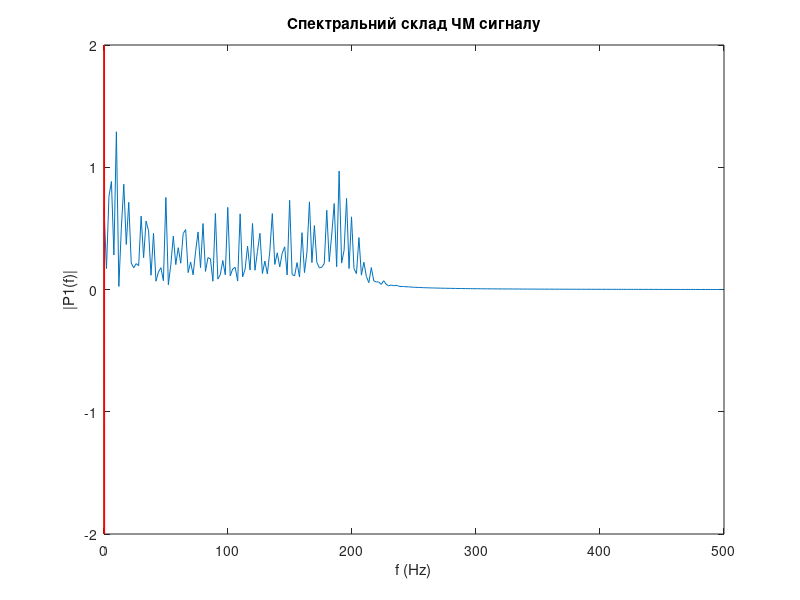
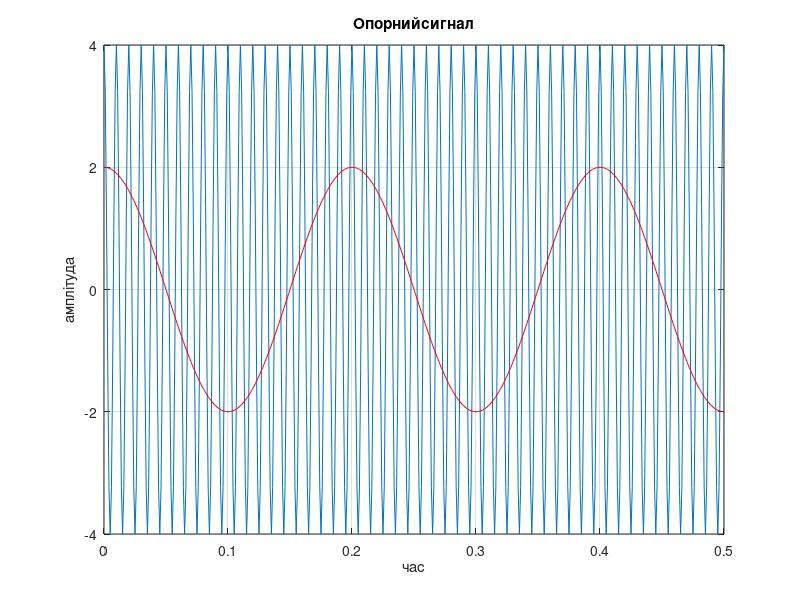
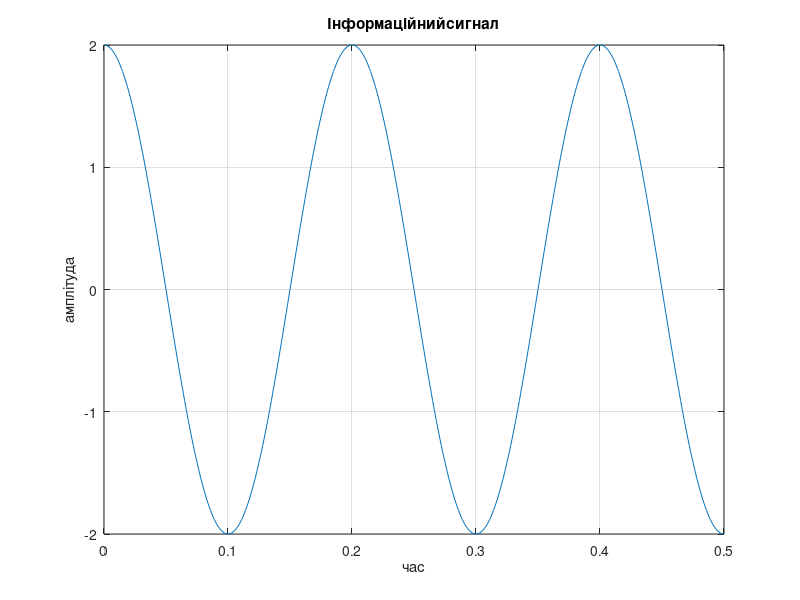
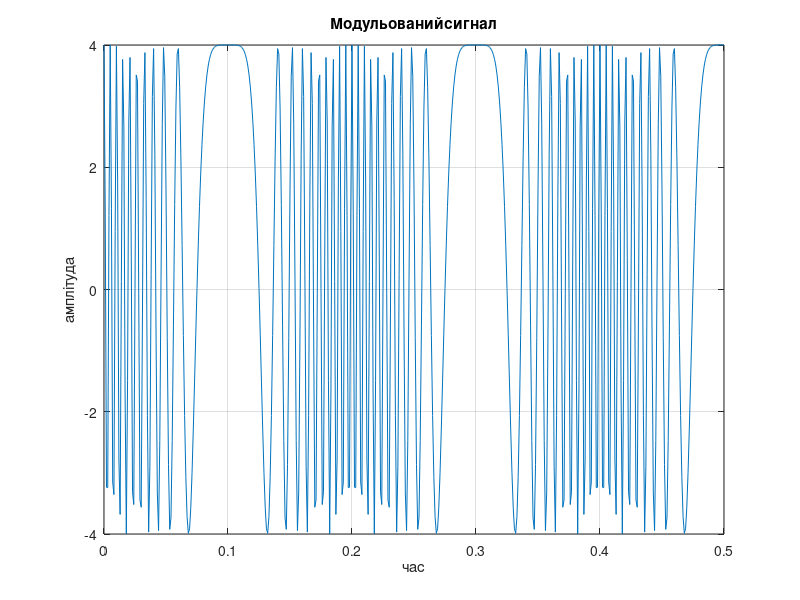

MATLAB code for these plots, in order:
clear all

dt=0.001;
t0=0;
tkinc=0.5;
U0=4; % [Вольт]- амплітуда опорного сигналу
Uinf=2; % [Вольт]- амплітуда інформаційного сигналу
beta=1; % [безрозмірна] - коефіцієнт частотної модуляції
F1inf=5;% частота інформаційного сигналу
fi1=0; %45; % [grad] - фаза інформаційного сигналу
F2op=10^2;% частота опорного сигналу
fi0=0; %10; % [grad] - фаза опорного сигналу

%Розрахунок
t=t0:dt:tkinc; %[c] - час передачі модульованого сигналу (частота опорного сигналу)
omega1=F1inf*2*pi; % [Герц] - частота інформаційного сигналу ; 
omega0=F2op*2*pi;% [Герц] - частота опорного сигналу
rad=pi/180;
St=U0*cos(omega0*t+fi0*rad); % опорний сигнал 
U1=Uinf*cos(omega1*t+fi1*rad); % інформаційний сигнал 
ModSignal=U0*cos(omega0*t+beta*omega0/omega1*sin(omega1*t+fi1*rad)); %модульований сигнал
Fs = 1/dt; %10000; % частота дискретизації
 T = 1/Fs;             % період дискретизації
 L = Fs*tkinc+1;  %100001;   % довжина сигналу
 t = (0:L-1)*T;        % часовий вектор
 Y = fft(ModSignal); % швидке перетворення Фурʼє сигналу
 P2 = abs(Y/L);
P1 = P2(1:(L/2)+1);
P1(2:end-1) = 2*P1(2:end-1);
f = Fs*(0:(L/2))/L;

figure(1)
plot(f,P1)
title('Спектральний склад ЧМ сигналу')
xlabel('f (Hz)')
ylabel('|P1(f)|')
hold on 
plot(t,U1,'r')

figure(2)
plot(t,St)
title('Опорнийсигнал')
xlabel('час')
ylabel('амплітуда')
grid 
hold on 
plot(t,U1,'r')

figure(3)
plot(t,U1)
title('Інформаційнийсигнал')
xlabel('час')
ylabel('амплітуда')
grid

figure(4)
plot(t,ModSignal)
title('Модульованийсигнал')
xlabel('час')
ylabel('амплітуда')
grid
